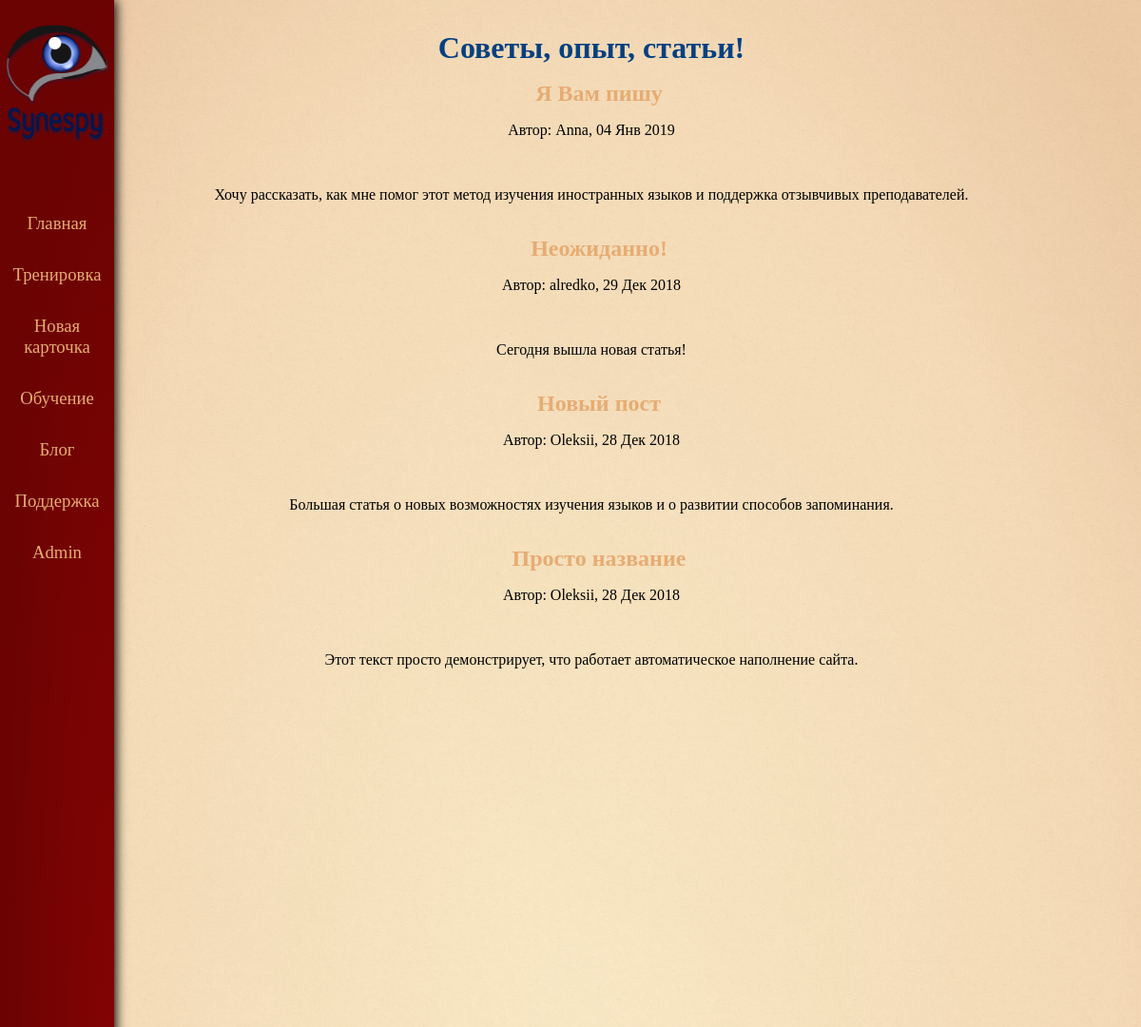
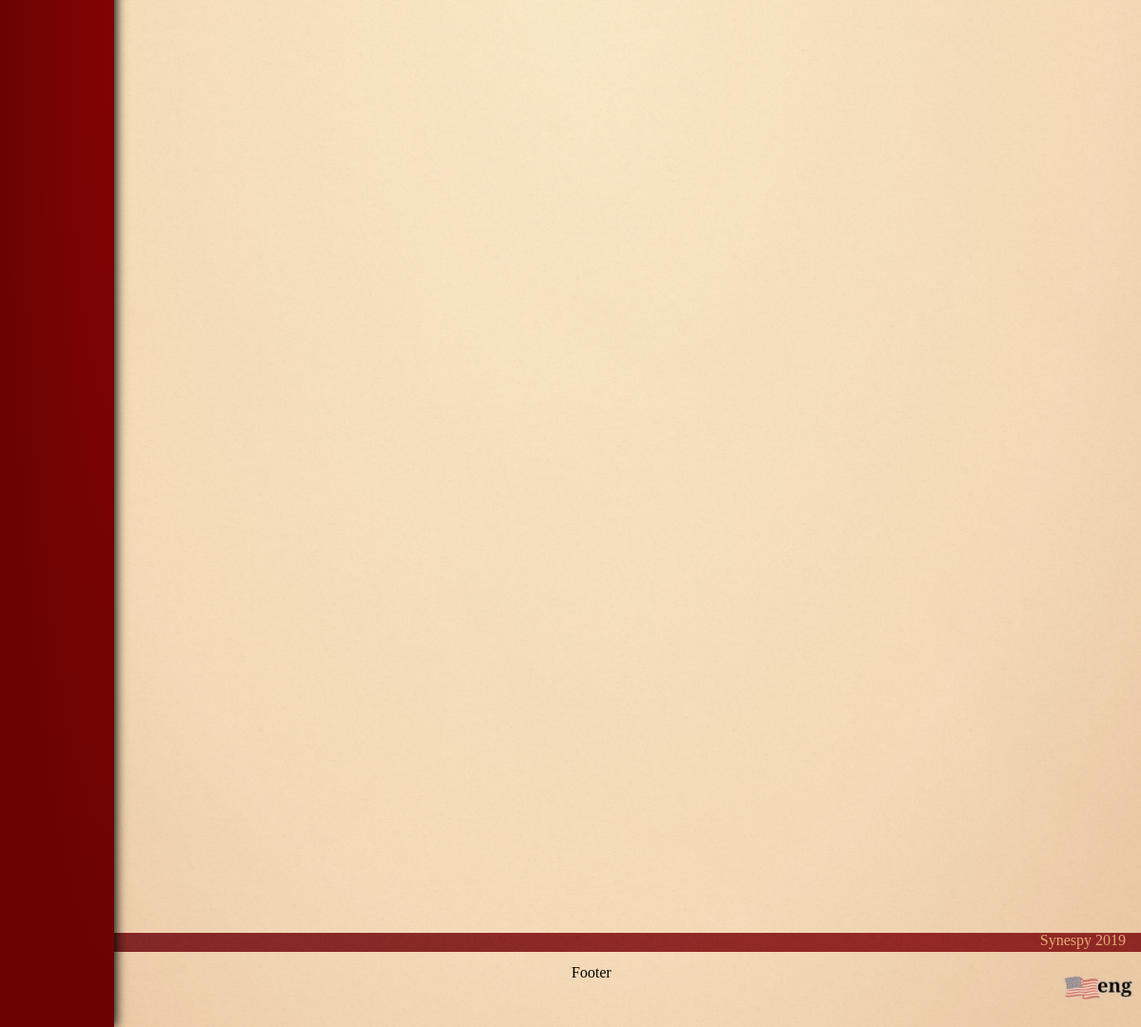
Screenshot of /blog/ with the database file from the repository (2 pictures, top to bottom).
### blog/models.py (models this page shows, shortened)
class Post(models.Model):
    author = models.ForeignKey('auth.User', on_delete=models.CASCADE)
    title = models.CharField(max_length=200)
    text = models.TextField()
    created_date = models.DateTimeField(
            default=timezone.now)
    published_date = models.DateTimeField(
            blank=True, null=True)

### blog/views.py (the view)
# urls.py: path('', views.post_list),
def post_list(request):
    posts = Post.objects.filter(published_date__lte=timezone.now()).order_by('-published_date')
    return render(request, 'blog.html', {'posts': posts})

### templates/blog.html (shortened to what this page needs)
{% extends "otheshab.html" %}
{% block menu.00 %}Главная{% endblock menu.00 %}
{% block menu.01 %}Тренировка{% endblock menu.01 %}
{% block menu.02 %}Обучение{% endblock menu.02 %}
{% block menu.03 %}Поддержка{% endblock menu.03 %}
{% block menu.04 %}Блог{% endblock menu.04 %}
{% block menu.05 %}Новая карточка{% endblock menu.05 %}
{% block lang %}<a href="/"><img src="../static/images/eng.png"/></a>{% endblock lang %}
{% block header %}Советы, опыт, статьи!{% endblock header %}
{% block header.text %}
  {% for post in posts %}
    <h2><a href="#">{{ post.title }}</a></h2>
    <p>Автор: {{ post.author }}, {{ post.published_date|date:"d M Y" }}</p><br>
    <p>{{ post.text|linebreaksbr }}</p><br>
  {% endfor %}
{% endblock header.text %}

### static/css/othe.css (style rules this page uses)
* { padding : 0; margin: 0 auto; box-sizing: border-box; }
.Line, .Textura, body, img, .Menu, .Logo, .Scylki, .lang, .Header, .Content, .InLine, .Footer { display: block; }
body { background-image: url(../images/fon.svg); font-family: Montserrat Alternates; text-align: center; }
p { padding: 1rem; }
img { width: 100%; }
a { color: #e6ac73; text-decoration: none; }

### rows the page displays
Post: title "Я Вам пишу", author "Anna", published_date "04 Янв 2019", text "Хочу рассказать, как мне помог этот метод изучения иностранных языков и поддержка отзывчивых преподавателей."
Post: title "Неожиданно!", author "alredko", published_date "29 Дек 2018", text "Сегодня вышла новая статья!"
Post: title "Новый пост", author "Oleksii", published_date "28 Дек 2018", text "Большая статья о новых возможностях изучения языков и о развитии способов запоминания."
Post: title "Просто название", author "Oleksii", published_date "28 Дек 2018", text "Этот текст просто демонстрирует, что работает автоматическое наполнение сайта."
